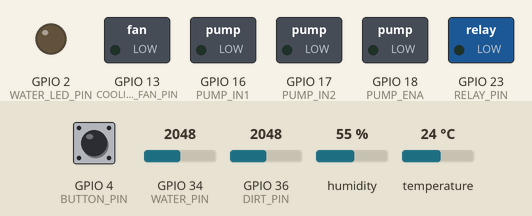
Bench run of a sketch on a simulated ESP32. On the bench: switched loads named in the sketch (green lamp = pin HIGH), output pins drawn as LEDs (lit = HIGH). The inputs (shaded band) are chosen by the test bench; at power-on: humidity 55 %, GPIO 36 (DIRT_PIN) = 2048, GPIO 4 (BUTTON_PIN) HIGH, GPIO 34 (WATER_PIN) = 2048, temperature 24 °C. What the sketch prints to the serial monitor is not drawn.

Above: at 5.9 s.
6.0 s: humidity set to 64 %
12.0 s: humidity set to 67 %
At 16.7 s:
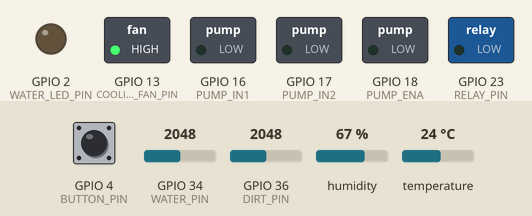
18.0 s: GPIO 36 (DIRT_PIN) set to 663
24.0 s: GPIO 36 (DIRT_PIN) set to 557
30.0 s: GPIO 4 (BUTTON_PIN) pulled LOW for 3 s
At 31.6 s:
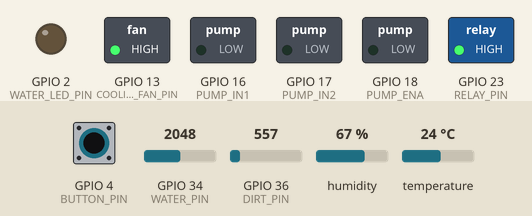
At 41.5 s:
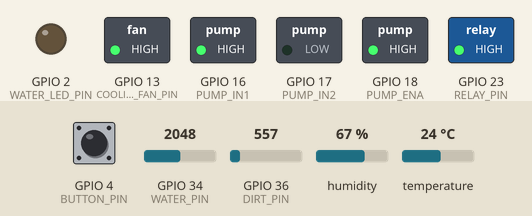
43.9 s: humidity set to 56 %
49.9 s: humidity set to 53 %
At 54.0 s:
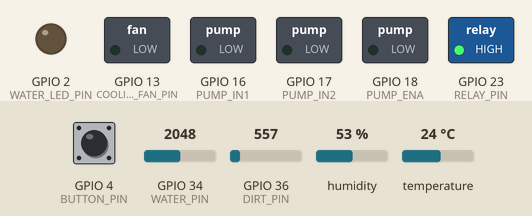
Timing chart, 0 to 86.8 s (numbered marks = the images above; inputs shaded):
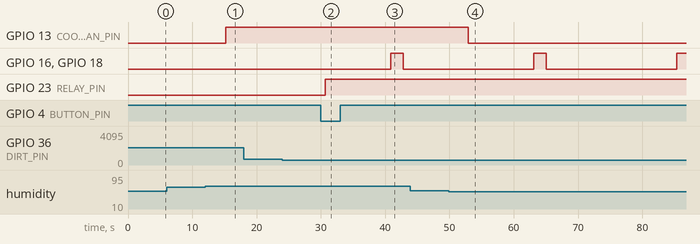

Measured:
- the behaviour switches between 65 and 66 % on humidity (found by bisection; images 0 and 1)
- the behaviour switches between 55 and 54 % on humidity (found by bisection; images 3 and 4)
- after the input at 6.0 s, every drawn part: stays the same
- after the input at 12.0 s, GPIO 13 (COOLING_FAN_PIN): LOW → HIGH after 3.2 s
- after the input at 18.0 s, every drawn part: stays the same
- after the input at 24.0 s, every drawn part: stays the same
- after the input at 30.0 s, GPIO 23 (RELAY_PIN): LOW → HIGH after 0.68 s
- after the input at 43.9 s, every drawn part: stays the same
- after the input at 49.9 s, GPIO 13 (COOLING_FAN_PIN): HIGH → LOW after 3.0 s

The sketch:

ESP32.ino
```cpp
#include <Arduino.h>
#include "DHT.h"

#define DIRT_PIN A0
#define WATER_PIN 34
#define WATER_LED_PIN 2
#define TEMP_PIN 22
#define DHTTYPE DHT11
#define PUMP_IN1 16
#define PUMP_IN2 17
#define PUMP_ENA 18
#define RELAY_PIN 23 //led
#define COOLING_FAN_PIN 13
#define BUTTON_PIN 4  // led 제어 버튼 핀

#define PUMP_PWM_FREQ 5000
#define PUMP_PWM_RESOLUTION 8
#define loop_sec 1000

DHT dht(TEMP_PIN, DHTTYPE);

int dirt_value = 0;
int water_value = 0;
float temp_hum;
float temp_temp;
bool ledState = LOW;  // LED 초기 : 꺼짐

void setup() {
  Serial.begin(9600);

  // 센서 핀
  pinMode(DIRT_PIN, INPUT);
  pinMode(WATER_LED_PIN, OUTPUT);

  // 펌프 제어 핀 설정
  pinMode(PUMP_IN1, OUTPUT);
  pinMode(PUMP_IN2, OUTPUT);

  // 쿨링팬 핀 설정
  pinMode(COOLING_FAN_PIN, OUTPUT);

  // 버튼 핀 설정
  pinMode(BUTTON_PIN, INPUT_PULLUP); // 버튼은 풀업 방식으로 설정

  // PWM 초기화 (ESP32 Arduino Core 3.x 버전)
  ledcAttach(PUMP_ENA, PUMP_PWM_FREQ, PUMP_PWM_RESOLUTION);

  // 온습도 센서 초기화
  dht.begin();

  // led
  pinMode(RELAY_PIN, OUTPUT);
}

void dirt() {
  dirt_value = analogRead(DIRT_PIN);
  Serial.print("토양 습도 값: ");
  Serial.println(dirt_value);
}

void water() {
  water_value = analogRead(WATER_PIN);
  Serial.print("수위 값: ");
  Serial.println(water_value);
}

void temp() {
  temp_hum = dht.readHumidity();
  temp_temp = dht.readTemperature();

  if (isnan(temp_hum) || isnan(temp_temp)) {
    Serial.println("DHT11 READ ERROR");
    return;
  }

  Serial.print("온도 : ");
  Serial.print(temp_temp);
  Serial.print("°C, 습도 : ");
  Serial.print(temp_hum);
  Serial.println("%");
}

void pump(int pump_seconds) {
  if (pump_seconds <= 0) {
    Serial.println("급수 불필요 - 토양 습도 적정");
    return;
  }

  Serial.print("급수 시작 - ");
  Serial.print(pump_seconds);
  Serial.println("초간 급수");

  // 펌프 ON
  digitalWrite(PUMP_IN1, HIGH);
  digitalWrite(PUMP_IN2, LOW);
  ledcWrite(PUMP_ENA, 255);  // 최대 속도
  delay(pump_seconds * 1000);  // 초 단위로 변환

  // 펌프 OFF
  digitalWrite(PUMP_IN1, LOW);
  digitalWrite(PUMP_IN2, LOW);
  ledcWrite(PUMP_ENA, 0);

  Serial.println("급수 완료");
}

int get_pump_time(int soil_moisture) {
  // 토양 습도 센서 값에 따른 급수 시간 결정
  // 값이 낮을수록 건조함 (센서에 따라 조정 필요)

  if (soil_moisture < 300) {        // 매우 건조 (20-30% 습도)
    Serial.println("토양 상태: 매우 건조 - 8초 급수");
    return 8;
  } else if (soil_moisture < 400) { // 건조 (30-40% 습도)
    Serial.println("토양 상태: 건조 - 6초 급수");
    return 6;
  } else if (soil_moisture < 500) { // 약간 건조 (40-50% 습도)
    Serial.println("토양 상태: 약간 건조 - 4초 급수");
    return 4;
  } else if (soil_moisture < 600) { // 조금 부족 (50-60% 습도)
    Serial.println("토양 상태: 조금 부족 - 2초 급수");
    return 2;
  } else {                          // 적정 습도 (60% 이상)
    Serial.println("토양 상태: 적정 습도 - 급수 불필요");
    return 0;
  }
}

void cooling_fan(bool fan_on) {
  if (fan_on) {
    digitalWrite(COOLING_FAN_PIN, HIGH);  // 쿨링팬 ON
    Serial.println("쿨링팬 ON");
  } else {
    digitalWrite(COOLING_FAN_PIN, LOW);   // 쿨링팬 OFF
    Serial.println("쿨링팬 OFF");
  }
  //digitalWrite(COOLING_FAN_PIN, HIGH);  // 쿨링팬 ON
}

int pump_timer = 3; // 최초 실행시 펌프 작동을 위함

void loop() {
  dirt();
  water();
  temp();

  // 버튼 입력 처리
  if (digitalRead(BUTTON_PIN) == LOW) {  // 버튼이 눌리면
    delay(200);  // 디바운싱을 위한 지연 시간
    ledState = !ledState;  // LED 상태를 토글
    digitalWrite(RELAY_PIN, ledState);  // LED 상태 변경
    Serial.print("LED 상태: ");
    Serial.println(ledState ? "켜짐" : "꺼짐");
  }

  // 온도에 따른 쿨링팬 제어 : 습도 target 50~70%
  if (temp_hum > 65 && !isnan(temp_hum)) {
    cooling_fan(true);
  }
  else if(temp_hum < 55 && !isnan(temp_hum)){
    cooling_fan(false);
  }

  // 토양 습도에 따른 자동 급수 (3회 루프마다 1번씩 체크)
  if (pump_timer >= 3) { //12~ 24 사이 : 1~ 2분
    int pump_time = get_pump_time(dirt_value);
    pump(pump_time);
    pump_timer = 0;
  } else {
    pump_timer++;
  }

  Serial.println("====================");
  delay(5 * loop_sec);  // 5초마다 측정
}
```
